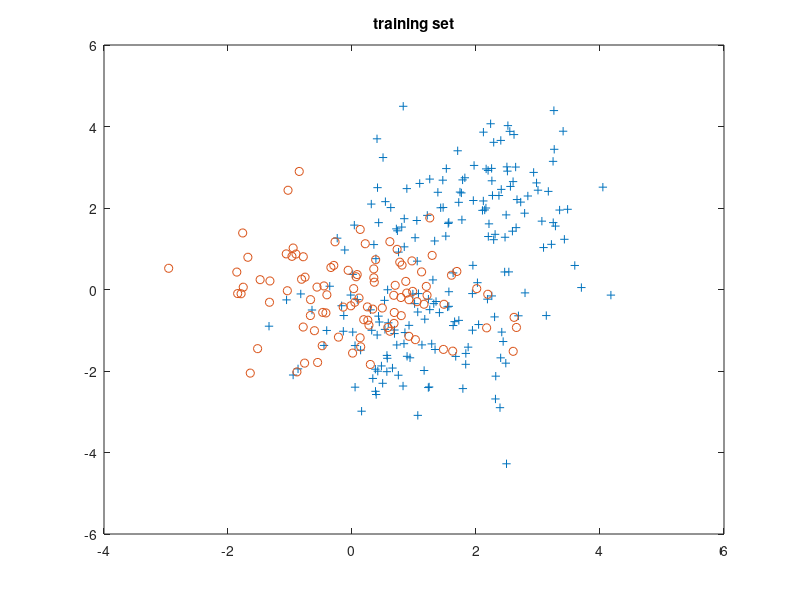

Here is the MATLAB script that generated this plot: (Note: this script raises an error after producing the figure.)
clear all
close all

d = 2;  l=200;
mu1 = [1, -1]';
cov1 = diag([1,1]);
mu2 = 2*[0, 0]';
cov2 = diag([1,1]);
mu3 = 2*[1, 1]';

Y1 = 1*ones(1,l/2);
Y2 = -1*ones(1,l/2);
Y3 = 1*ones(1,l/2);
X1 = repmat(mu1,1,l/2) + chol(cov1)*randn(d,l/2);
X2 = repmat(mu2,1,l/2) + chol(cov2)*randn(d,l/2);  
X3 = repmat(mu3,1,l/2) + chol(cov1)*randn(d,l/2);
X1 = [X1, X3];
Y1 = [Y1, Y3];
X = [X1,X2];
Y = [Y1,Y2];

figure();
plot(X1(1,:),X1(2,:),'+');
hold on
plot(X2(1,:),X2(2,:)','o');
title('training set');

svm = non_linear_train(X,Y);

test_labels = non_linear_test(svm.alpha,X,Y,X);
X1_test = X(:,test_labels>0);
X2_test = X(:,test_labels<0);


figure();
plot(X1_test(1,:),X1_test(2,:),'+');
hold on;
plot(X2_test(1,:),X2_test(2,:),'+');
title('test verify');

[a,b] = meshgrid([-1:0.1:2],[-1:0.1:2]);
X_map = [reshape(a,1,numel(a)); reshape(b,1,numel(b))];
map_labels = non_linear_test(svm.alpha,X,Y,X_map);

X1_map = X_map(:,map_labels>0);
X2_map = X_map(:,map_labels<0);

figure();
plot(X1_map(1,:),X1_map(2,:),'+');
hold on;
plot(X2_map(1,:),X2_map(2,:),'+');
title('test map');
